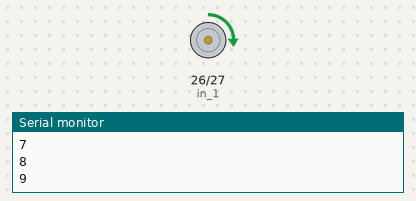
Simulated run of this sketch. Board: ESP32. Shown: motor-driver pin pairs drawn as motors (green arrow = first pin HIGH = forward, orange = second pin HIGH = backward, longer = more drive), the last lines printed to the serial monitor.

Above: at 1.05 s.
At 6.9 s:
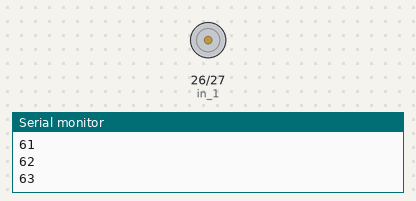
At 14.2 s:
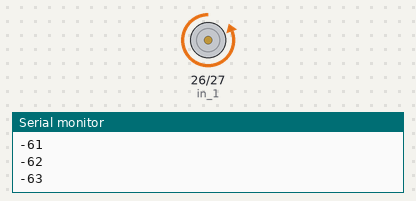
At 17.3 s:
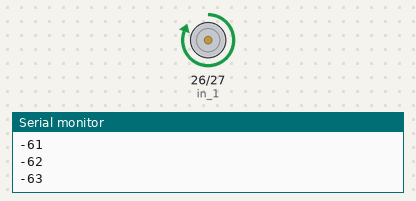
Timing chart, 0 to 24.4 s (numbered marks = the images above):
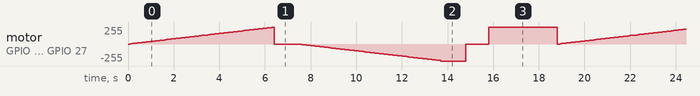

Measured:
- by itself, motor on GPIO 26 (in_1) / GPIO 27 (in_2): moves between backward 255/255 and forward 255/255, repeating every 18.8 s

The sketch:

ESP_L298N.ino
```cpp
#include <ESP_L298N.h>

const int in_1=26, in_2=27, freq=5000, res=6;

L298N motor(in_1, in_2, freq, res);

void setup() {
  Serial.begin(115200);
  Serial.println("Comunicazione seriale inizializzata.");
}

void loop() {
  Serial.println("Loop avviato.");
  int i;
  for(i=0; i<pow(2, res); i++) {
    motor.motorGo(i);
    delay(100);
    Serial.println(String(motor.getCurrentSpeed()));
  }
  motor.motorStop();
  delay(1000);
  for(i=0; i>-pow(2, res); i--) {
    motor.motorGo(i);
    delay(100);
    Serial.println(String(motor.getCurrentSpeed()));
  }
  delay(1000);
  motor.motorBreak();
  delay(1000);

  motor.motorGo(pow(2, res));
  delay(3000);
}

int pow(int base, int exp) {
  int result=1;
  for(int i=1; i<=exp; i++) {
    result *= base;
  }
  return result;
}
```

ESP_L298N.h
```cpp
/*
  Questo sketch funzionerà SOLO con le schede ESP della Espressif
  (ESP32, ESP8266, Wemos D1 Mini, seeed studio ecc.)
*/

class L298N {
  public:
    //attributi
    //pin del motore, frequenza e risoluzione
    int in_1, in_2, speed, freq, res;

    //metodo costruttore
    L298N(int in_1, int in_2, int freq, int res) {
      this->in_1 = in_1;
      this->in_2 = in_2;
      this->freq = freq;
      this->res = res;
      ledcAttach(in_1, freq, res);
      ledcAttach(in_2, freq, res);
      this->speed = 0;
    }

    //metodi get/set
    int getCurrentSpeed() {
      return this->speed;
    }

    //metodi della funzione
    void motorGo(int speed) {
      this->speed = speed;
      if(speed > 0) {
        ledcWrite(in_1, speed);
        ledcWrite(in_2, 0);
      } else if(speed < 0) {
        ledcWrite(in_1, 0);
        ledcWrite(in_2, -speed);
      } else {
        ledcWrite(in_1, 0);
        ledcWrite(in_2, 0);
      }
    }

    void invertDirection() {
      this->speed = -this->speed;
    }

    void motorStop() {
      this->speed = 0;
      motorGo(this->speed);
    }

    void motorBreak() {
      ledcWrite(in_1, 255);
      ledcWrite(in_2, 255);
    }
};
```
